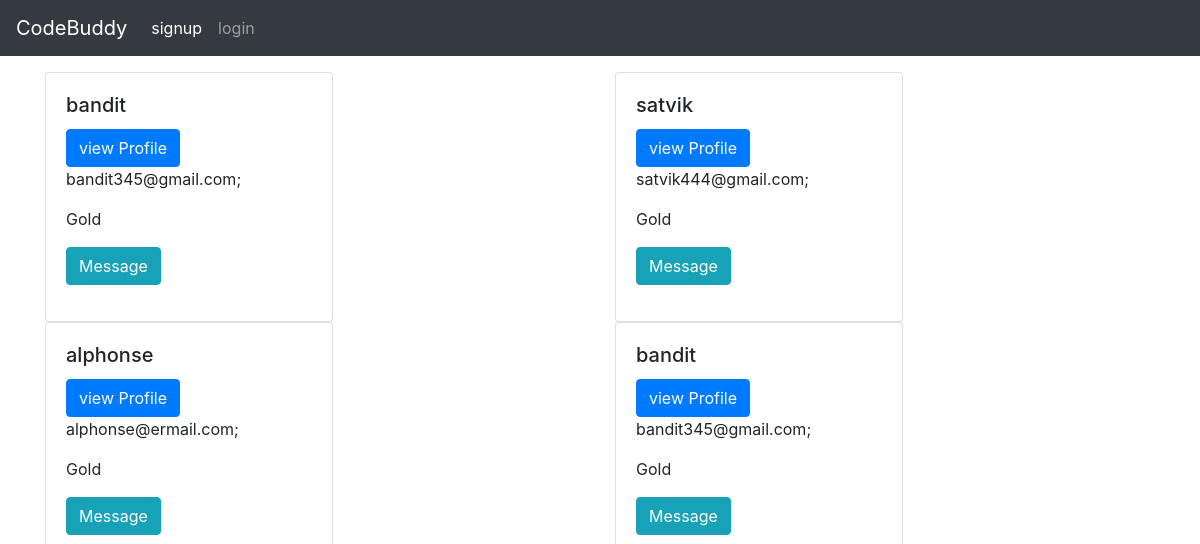
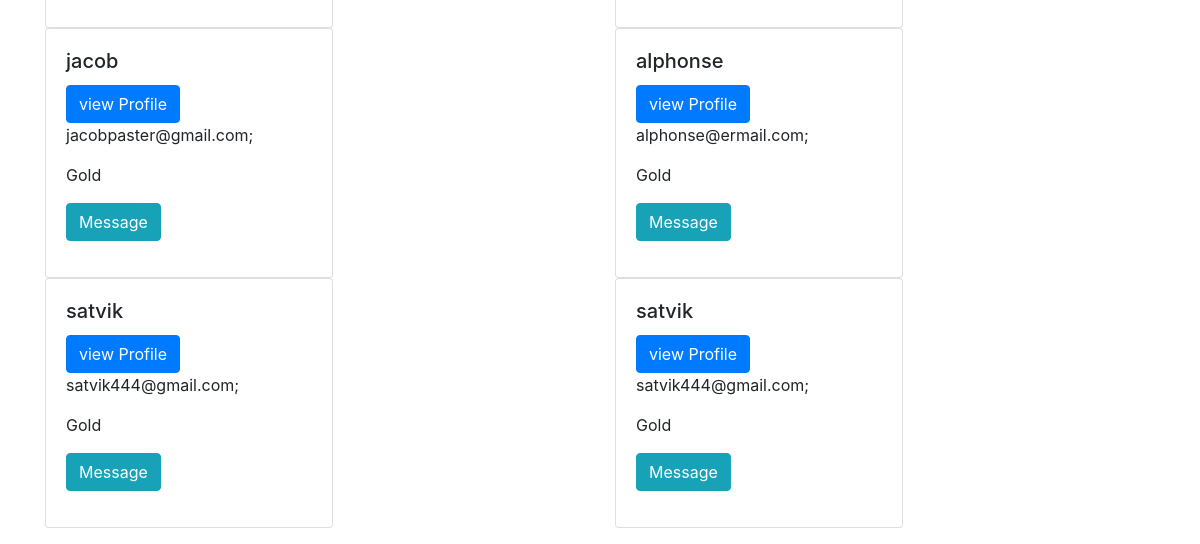
/friendlist, run on an earlier commit of the app's database (2 pictures, top to bottom).
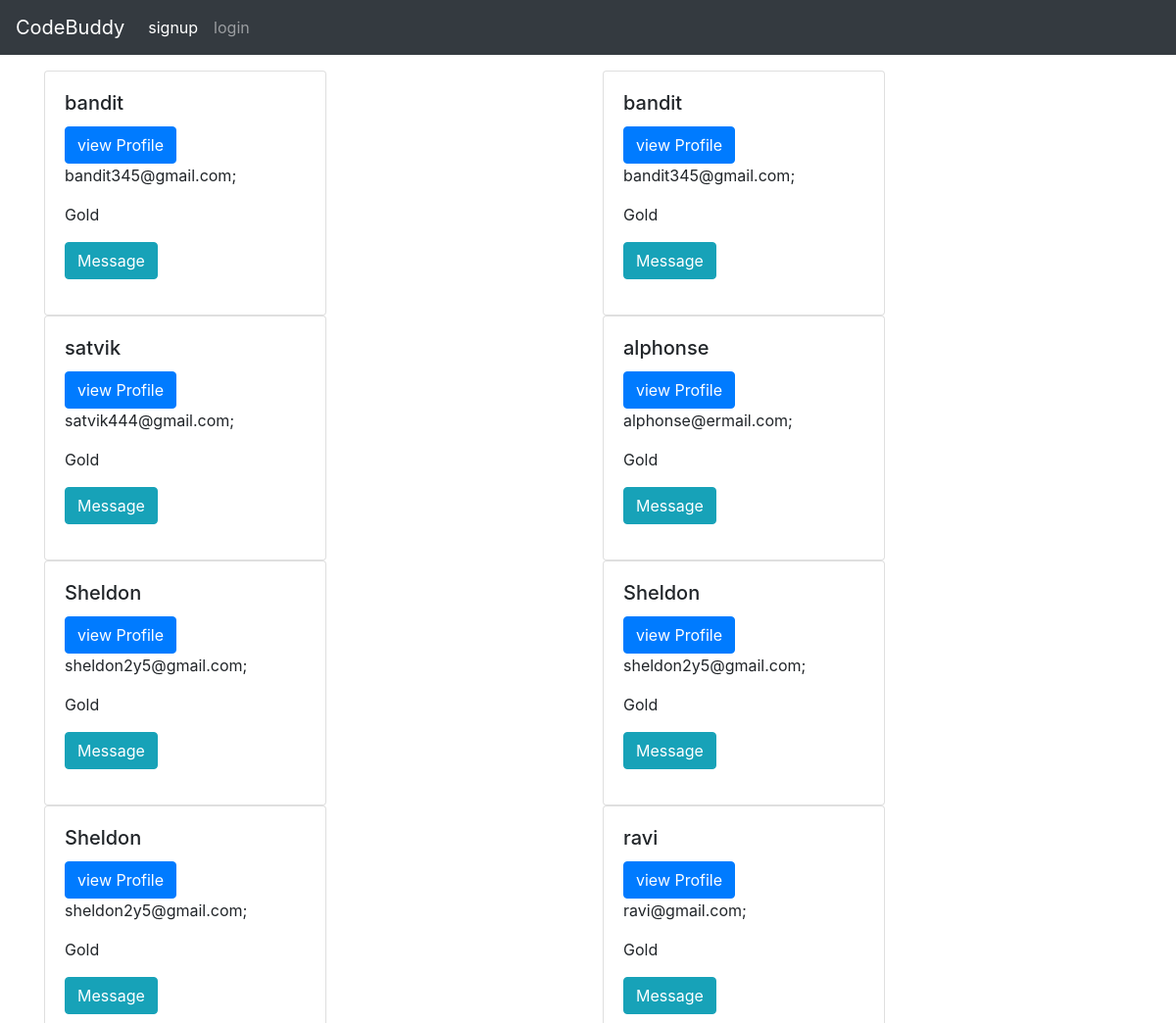
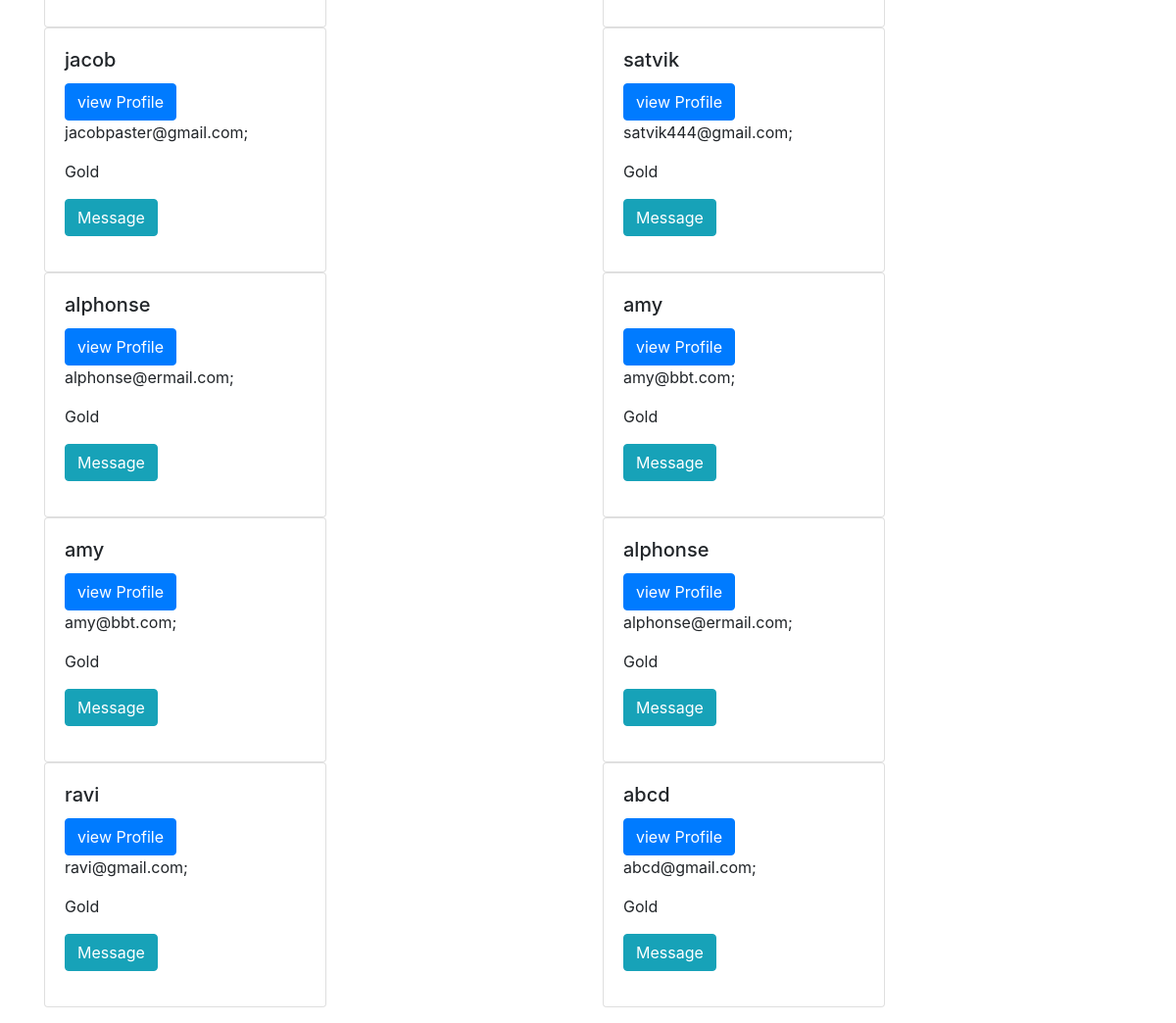
And on a later commit of the database (2 pictures, top to bottom).
### mainprocess/models.py (models this page shows, shortened)
class Profile(models.Model):
    idno=models.AutoField(primary_key=True)
    name=models.CharField(max_length=30)
    email=models.CharField(max_length=40)
    username=models.CharField(max_length=30)
    choices = (
        ('C', 'C'),
        ('C++', 'C++'),
        ('Java', 'Java'),
        ('Python', 'Python'),
    )
    intrest = models.CharField(max_length=6,choices=choices,blank=True)
    marks=models.IntegerField(default=0)
    choice = (
        ('Legendary', 'Legendary'),
        ('Titan', 'Titan'),
        ('Champion', 'Champion'),
        ('Gold', 'Gold'),
        ('Silver', 'Silver'),
        ('Bronze', 'Bronze'),
    )
    category=models.CharField(max_length=15,choices=choice,blank=True)

### mainprocess/views.py (the view)
# urls.py: path('friendlist',views.friendlist,name="friendlist"),
def friendlist(request):
    username=request.user.username
    liss=ConnectRequest.objects.filter(sender__username__icontains=username).filter(status="Accepted")
    liss2=ConnectRequest.objects.filter(receiver__username__icontains=username).filter(status="Accepted")
    accepted_list=[]
    for receivers in liss:
        accepted_list.append(receivers.receiver)
    for senders in liss2:
        accepted_list.append(senders.sender)
    return render(request,"code/friendlist.html",{'accepted_list':accepted_list})

### templates/code/friendlist.html
{% extends 'base.html' %}
{% block body %}
<div class="container my-3">
    <div class="row">
        {% for bud in accepted_list %}
        <div class="col col-xs-12 col-sm-12 col-md-6 col-lg-6">
            <div class="card" style="width: 18rem;">
                <div class="card-body">
                    <h5 class="card-title">{{bud.name}}</h5>
                    <a class="btn btn-primary" href="/bud/{{bud.username}}">view Profile</a>
                    <p class="card-text">{{bud.email}};</p>
                    <p class="card-text">{{bud.category}}<p>
                    <a class="btn btn-info" id="demo" href="/chat/{{bud.username}}">Message</a>
                </div>
            </div>
        </div>
{% endfor %}
</div>
</div>
{% endblock %}

### templates/base.html (shortened to what this page needs)
<!DOCTYPE html>
<html lang="en">
<head>
  <link rel="stylesheet" href="https://stackpath.bootstrapcdn.com/bootstrap/4.2.1/css/bootstrap.min.css"
>
</head>
<body>
  <nav class="navbar navbar-expand-lg navbar-dark bg-dark">
    <a class="navbar-brand" href="#">CodeBuddy</a>
    <div class="collapse navbar-collapse" id="navbarNav">
      <ul class="navbar-nav">
        {% if user.is_authenticated %}
        <li class="nav-item active">
          <a class="nav-link" href="{% url 'profile' %}">{{request.user}}<span class="sr-only">(current)</span></a>
        </li>
        <li class="nav-item active">
          <a class="nav-link" href="{% url 'logouthandle' %}">logout<span class="sr-only">(current)</span></a>
        </li>
        <li>
          <button type="button" class="btn btn-light">
            <span class="material-icons">
              notifications_active
              </span> <span class="badge badge-light"></span>
            <span class="sr-only">unread messages</span>
          </button>
        </li>
        {% else %}
        <li class="nav-item active">
          <a class="nav-link" href="{% url 'registerhandle' %}" data-toggle="modal" data-target="#registermodal">signup
            <span class="sr-only">(current)</span></a>
        </li>
        <li class="nav-item">
          <a class="nav-link" href="{% url 'loginhandle' %}" data-toggle="modal" data-target="#loginmodal">login</a>
        </li>
        {% endif%}
      </ul>
    </div>
  </nav>
  {% block body %}{% endblock %}
</body>
</html>

What changed in the data, as far as the page shows it:
no longer on one of the page's lists (row unchanged): Profile: name "satvik", email "satvik444@gmail.com", category "Gold"
now on one of the page's lists (row unchanged): Profile: name "alphonse", email "alphonse@ermail.com", category "Gold"
now on this page (row unchanged): Profile: name "Sheldon", email "sheldon2y5@gmail.com", category "Gold"
added Profile: name "ravi", email "ravi@gmail.com", category "Gold"
added Profile: name "amy", email "amy@bbt.com", category "Gold"
added Profile: name "abcd", email "abcd@gmail.com", category "Gold"
